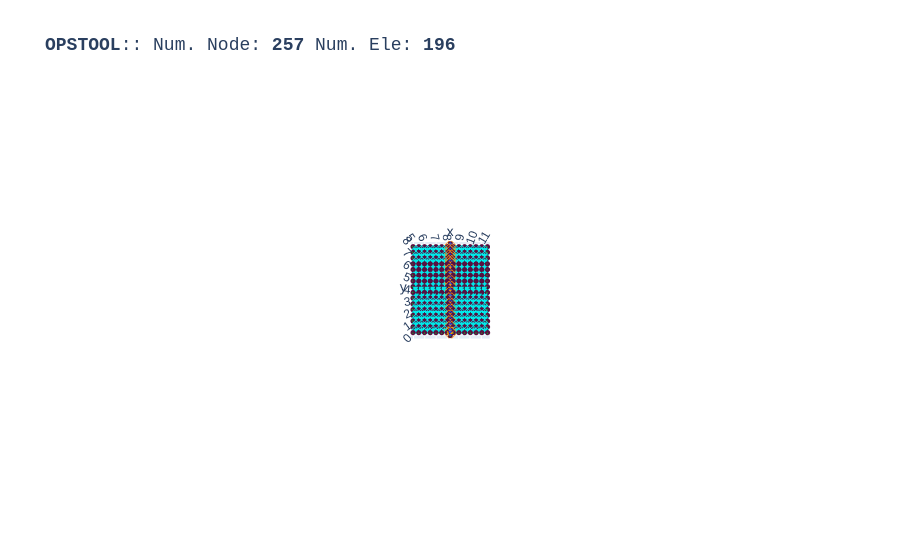

Source (notebook cell):
### Code cell
opst.vis.plotly.plot_model()

### Figure 1 — Plotly figure (JSON) as saved in the notebook; plotly's stock layout.template omitted (floating-point values rounded to 4 significant figures; data arrays with more than 128 entries replaced by an {"elided": "..."} marker saying what was removed)
{"data": [{"color": "#00FFFF", "hoverinfo": "skip", "i": {"elided": "360 int values"}, "j": {"elided": "360 int values"}, "k": {"elided": "360 int values"}, "name": "FourNodeQuad", "opacity": 1, "type": "mesh3d", "x": {"elided": "720 float values"}, "y": {"elided": "720 float values"}, "z": {"elided": "720 float values"}}, {"connectgaps": false, "hoverinfo": "skip", "line": {"color": "black", "width": 1}, "mode": "lines", "name": "Edge", "type": "scatter3d", "x": {"elided": "1080 float values"}, "y": {"elided": "1080 float values"}, "z": {"elided": "1080 float values"}}, {"connectgaps": false, "hoverinfo": "skip", "line": {"color": "#ff9408", "width": 5}, "mode": "lines", "name": "BeamContact2D", "type": "scatter3d", "x": {"elided": "192 float values"}, "y": {"elided": "192 float values"}, "z": {"elided": "192 float values"}}, {"connectgaps": false, "hoverinfo": "skip", "line": {"color": "#0652ff", "width": 5}, "mode": "lines", "name": "DispBeamColumn2d", "type": "scatter3d", "x": [8.25, 8.25, NaN, 8.25, 8.25, NaN, 8.25, 8.25, NaN, 8.25, 8.25, NaN, 8.25, 8.25, NaN, 8.25, 8.25, NaN, 8.25, 8.25, NaN, 8.25, 8.25, NaN, 8.25, 8.25, NaN, 8.25, 8.25, NaN, 8.25, 8.25, NaN, 8.25, 8.25, NaN, 8.25, 8.25, NaN, 8.25, 8.25, NaN, 8.25, 8.25, NaN, 8.25, 8.25, NaN], "y": [0.0, 0.5, NaN, 0.5, 1.0, NaN, 1.0, 1.5, NaN, 1.5, 2.0, NaN, 2.0, 2.5, NaN, 2.5, 3.0, NaN, 3.0, 3.5, NaN, 3.5, 4.0, NaN, 4.0, 4.5, NaN, 4.5, 5.0, NaN, 5.0, 5.5, NaN, 5.5, 6.0, NaN, 6.0, 6.5, NaN, 6.5, 7.0, NaN, 7.0, 7.5, NaN, 7.5, 8.0, NaN], "z": [0.0, 0.0, NaN, 0.0, 0.0, NaN, 0.0, 0.0, NaN, 0.0, 0.0, NaN, 0.0, 0.0, NaN, 0.0, 0.0, NaN, 0.0, 0.0, NaN, 0.0, 0.0, NaN, 0.0, 0.0, NaN, 0.0, 0.0, NaN, 0.0, 0.0, NaN, 0.0, 0.0, NaN, 0.0, 0.0, NaN, 0.0, 0.0, NaN, 0.0, 0.0, NaN, 0.0, 0.0, NaN]}, {"customdata": {"elided": "180 str values"}, "hovertemplate": "%{customdata}", "marker": {"color": "#00FFFF", "size": 3, "symbol": "diamond-open"}, "mode": "markers", "name": "FourNodeQuad", "type": "scatter3d", "x": {"elided": "180 float values"}, "y": {"elided": "180 float values"}, "z": {"elided": "180 float values"}}, {"customdata": ["eleTag: 1000<br>connectedNodes:<br> [  7 225]", "eleTag: 1000<br>connectedNodes:<br> [  7 226]", "eleTag: 1001<br>connectedNodes:<br> [ 14 226]", "eleTag: 1001<br>connectedNodes:<br> [ 14 227]", "eleTag: 1002<br>connectedNodes:<br> [ 21 227]", "eleTag: 1002<br>connectedNodes:<br> [ 21 228]", "eleTag: 1003<br>connectedNodes:<br> [ 28 228]", "eleTag: 1003<br>connectedNodes:<br> [ 28 229]", "eleTag: 1004<br>connectedNodes:<br> [ 35 229]", "eleTag: 1004<br>connectedNodes:<br> [ 35 230]", "eleTag: 1005<br>connectedNodes:<br> [ 42 230]", "eleTag: 1005<br>connectedNodes:<br> [ 42 231]", "eleTag: 1006<br>connectedNodes:<br> [ 49 231]", "eleTag: 1006<br>connectedNodes:<br> [ 49 232]", "eleTag: 1007<br>connectedNodes:<br> [ 56 232]", "eleTag: 1007<br>connectedNodes:<br> [ 56 233]", "eleTag: 1008<br>connectedNodes:<br> [ 63 233]", "eleTag: 1008<br>connectedNodes:<br> [ 63 234]", "eleTag: 1009<br>connectedNodes:<br> [ 70 234]", "eleTag: 1009<br>connectedNodes:<br> [ 70 235]", "eleTag: 1010<br>connectedNodes:<br> [ 77 235]", "eleTag: 1010<br>connectedNodes:<br> [ 77 236]", "eleTag: 1011<br>connectedNodes:<br> [ 84 236]", "eleTag: 1011<br>connectedNodes:<br> [ 84 237]", "eleTag: 1012<br>connectedNodes:<br> [ 91 237]", "eleTag: 1012<br>connectedNodes:<br> [ 91 238]", "eleTag: 1013<br>connectedNodes:<br> [ 98 238]", "eleTag: 1013<br>connectedNodes:<br> [ 98 239]", "eleTag: 1014<br>connectedNodes:<br> [105 239]", "eleTag: 1014<br>connectedNodes:<br> [105 240]", "eleTag: 1015<br>connectedNodes:<br> [112 240]", "eleTag: 1015<br>connectedNodes:<br> [112 241]", "eleTag: 1020<br>connectedNodes:<br> [113 225]", "eleTag: 1020<br>connectedNodes:<br> [113 226]", "eleTag: 1021<br>connectedNodes:<br> [120 226]", "eleTag: 1021<br>connectedNodes:<br> [120 227]", "eleTag: 1022<br>connectedNodes:<br> [127 227]", "eleTag: 1022<br>connectedNodes:<br> [127 228]", "eleTag: 1023<br>connectedNodes:<br> [134 228]", "eleTag: 1023<br>connectedNodes:<br> [134 229]", "eleTag: 1024<br>connectedNodes:<br> [141 229]", "eleTag: 1024<br>connectedNodes:<br> [141 230]", "eleTag: 1025<br>connectedNodes:<br> [148 230]", "eleTag: 1025<br>connectedNodes:<br> [148 231]", "eleTag: 1026<br>connectedNodes:<br> [155 231]", "eleTag: 1026<br>connectedNodes:<br> [155 232]", "eleTag: 1027<br>connectedNodes:<br> [162 232]", "eleTag: 1027<br>connectedNodes:<br> [162 233]", "eleTag: 1028<br>connectedNodes:<br> [169 233]", "eleTag: 1028<br>connectedNodes:<br> [169 234]", "eleTag: 1029<br>connectedNodes:<br> [176 234]", "eleTag: 1029<br>connectedNodes:<br> [176 235]", "eleTag: 1030<br>connectedNodes:<br> [183 235]", "eleTag: 1030<br>connectedNodes:<br> [183 236]", "eleTag: 1031<br>connectedNodes:<br> [190 236]", "eleTag: 1031<br>connectedNodes:<br> [190 237]", "eleTag: 1032<br>connectedNodes:<br> [197 237]", "eleTag: 1032<br>connectedNodes:<br> [197 238]", "eleTag: 1033<br>connectedNodes:<br> [204 238]", "eleTag: 1033<br>connectedNodes:<br> [204 239]", "eleTag: 1034<br>connectedNodes:<br> [211 239]", "eleTag: 1034<br>connectedNodes:<br> [211 240]", "eleTag: 1035<br>connectedNodes:<br> [218 240]", "eleTag: 1035<br>connectedNodes:<br> [218 241]"], "hovertemplate": "%{customdata}", "marker": {"color": "#ff9408", "size": 3, "symbol": "diamond-open"}, "mode": "markers", "name": "BeamContact2D", "type": "scatter3d", "x": [8.125, 8.125, 8.125, 8.125, 8.125, 8.125, 8.125, 8.125, 8.125, 8.125, 8.125, 8.125, 8.125, 8.125, 8.125, 8.125, 8.125, 8.125, 8.125, 8.125, 8.125, 8.125, 8.125, 8.125, 8.125, 8.125, 8.125, 8.125, 8.125, 8.125, 8.125, 8.125, 8.375, 8.375, 8.375, 8.375, 8.375, 8.375, 8.375, 8.375, 8.375, 8.375, 8.375, 8.375, 8.375, 8.375, 8.375, 8.375, 8.375, 8.375, 8.375, 8.375, 8.375, 8.375, 8.375, 8.375, 8.375, 8.375, 8.375, 8.375, 8.375, 8.375, 8.375, 8.375], "y": [0.125, 0.375, 0.625, 0.875, 1.125, 1.375, 1.625, 1.875, 2.125, 2.375, 2.625, 2.875, 3.125, 3.375, 3.625, 3.875, 4.125, 4.375, 4.625, 4.875, 5.125, 5.375, 5.625, 5.875, 6.125, 6.375, 6.625, 6.875, 7.125, 7.375, 7.625, 7.875, 0.125, 0.375, 0.625, 0.875, 1.125, 1.375, 1.625, 1.875, 2.125, 2.375, 2.625, 2.875, 3.125, 3.375, 3.625, 3.875, 4.125, 4.375, 4.625, 4.875, 5.125, 5.375, 5.625, 5.875, 6.125, 6.375, 6.625, 6.875, 7.125, 7.375, 7.625, 7.875], "z": [0.0, 0.0, 0.0, 0.0, 0.0, 0.0, 0.0, 0.0, 0.0, 0.0, 0.0, 0.0, 0.0, 0.0, 0.0, 0.0, 0.0, 0.0, 0.0, 0.0, 0.0, 0.0, 0.0, 0.0, 0.0, 0.0, 0.0, 0.0, 0.0, 0.0, 0.0, 0.0, 0.0, 0.0, 0.0, 0.0, 0.0, 0.0, 0.0, 0.0, 0.0, 0.0, 0.0, 0.0, 0.0, 0.0, 0.0, 0.0, 0.0, 0.0, 0.0, 0.0, 0.0, 0.0, 0.0, 0.0, 0.0, 0.0, 0.0, 0.0, 0.0, 0.0, 0.0, 0.0]}, {"customdata": ["eleTag: 3000<br>connectedNodes:<br> [225 226]", "eleTag: 3001<br>connectedNodes:<br> [226 227]", "eleTag: 3002<br>connectedNodes:<br> [227 228]", "eleTag: 3003<br>connectedNodes:<br> [228 229]", "eleTag: 3004<br>connectedNodes:<br> [229 230]", "eleTag: 3005<br>connectedNodes:<br> [230 231]", "eleTag: 3006<br>connectedNodes:<br> [231 232]", "eleTag: 3007<br>connectedNodes:<br> [232 233]", "eleTag: 3008<br>connectedNodes:<br> [233 234]", "eleTag: 3009<br>connectedNodes:<br> [234 235]", "eleTag: 3010<br>connectedNodes:<br> [235 236]", "eleTag: 3011<br>connectedNodes:<br> [236 237]", "eleTag: 3012<br>connectedNodes:<br> [237 238]", "eleTag: 3013<br>connectedNodes:<br> [238 239]", "eleTag: 3014<br>connectedNodes:<br> [239 240]", "eleTag: 3015<br>connectedNodes:<br> [240 241]"], "hovertemplate": "%{customdata}", "marker": {"color": "#0652ff", "size": 3, "symbol": "diamond-open"}, "mode": "markers", "name": "DispBeamColumn2d", "type": "scatter3d", "x": [8.25, 8.25, 8.25, 8.25, 8.25, 8.25, 8.25, 8.25, 8.25, 8.25, 8.25, 8.25, 8.25, 8.25, 8.25, 8.25], "y": [0.25, 0.75, 1.25, 1.75, 2.25, 2.75, 3.25, 3.75, 4.25, 4.75, 5.25, 5.75, 6.25, 6.75, 7.25, 7.75], "z": [0.0, 0.0, 0.0, 0.0, 0.0, 0.0, 0.0, 0.0, 0.0, 0.0, 0.0, 0.0, 0.0, 0.0, 0.0, 0.0]}, {"customdata": {"elided": "257 str values"}, "hovertemplate": "x: %{x}<br>y: %{y}<br>z: %{z} <br>nodeTag: %{customdata}", "marker": {"color": "#580f41", "size": 3, "symbol": "circle"}, "mode": "markers", "name": "Nodes", "type": "scatter3d", "x": {"elided": "257 float values"}, "y": {"elided": "257 float values"}, "z": {"elided": "257 float values"}}, {"connectgaps": false, "hoverinfo": "skip", "line": {"color": "#15b01a", "width": 1}, "mode": "lines", "name": "BC", "type": "scatter3d", "x": {"elided": "752 float values"}, "y": {"elided": "752 float values"}, "z": {"elided": "752 float values"}}], "layout": {"autosize": true, "font": {"family": "Arial, sans-serif"}, "scene": {"aspectmode": "data", "camera": {"eye": {"x": 0, "y": -0.1, "z": 10}}, "dragmode": "pan", "xaxis": {"showbackground": false}, "yaxis": {"showbackground": false}, "zaxis": {"showbackground": true, "showgrid": true, "showticklabels": false, "ticks": "", "title": {"text": ""}, "visible": true}}, "showlegend": false, "title": {"font": {"family": "courier", "size": 18}, "text": "<b>OPSTOOL</b>:: Num. Node: <b>257</b> Num. Ele: <b>196</b>"}}}
